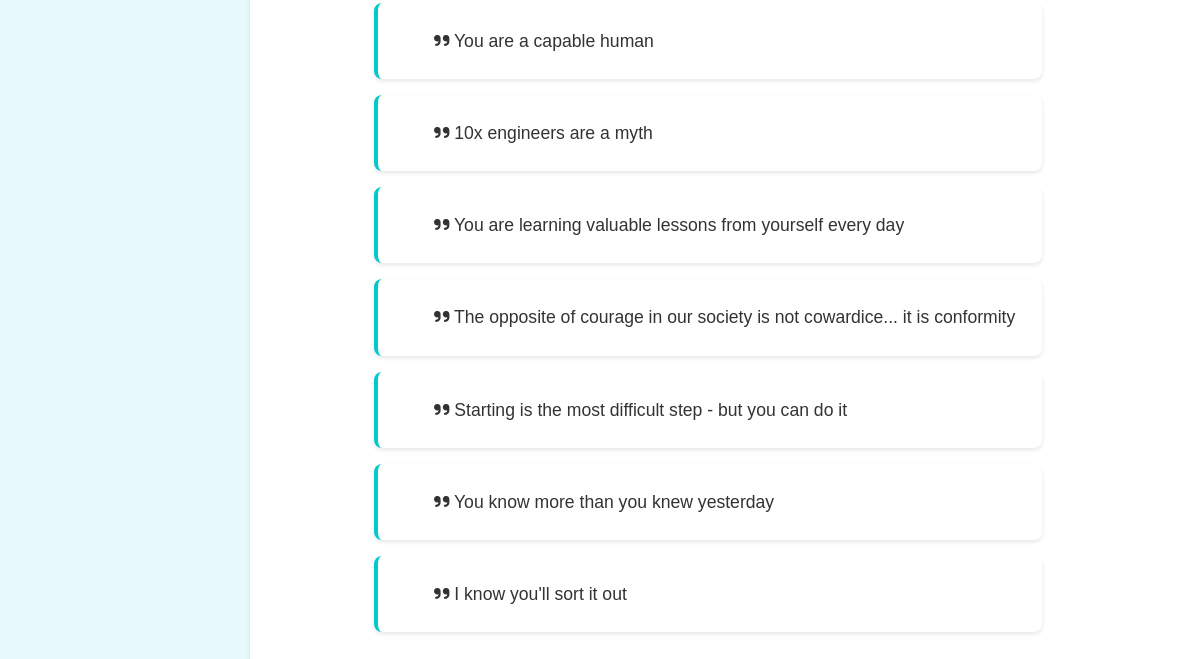
Before: /affirmations (lower part) with the older database file.
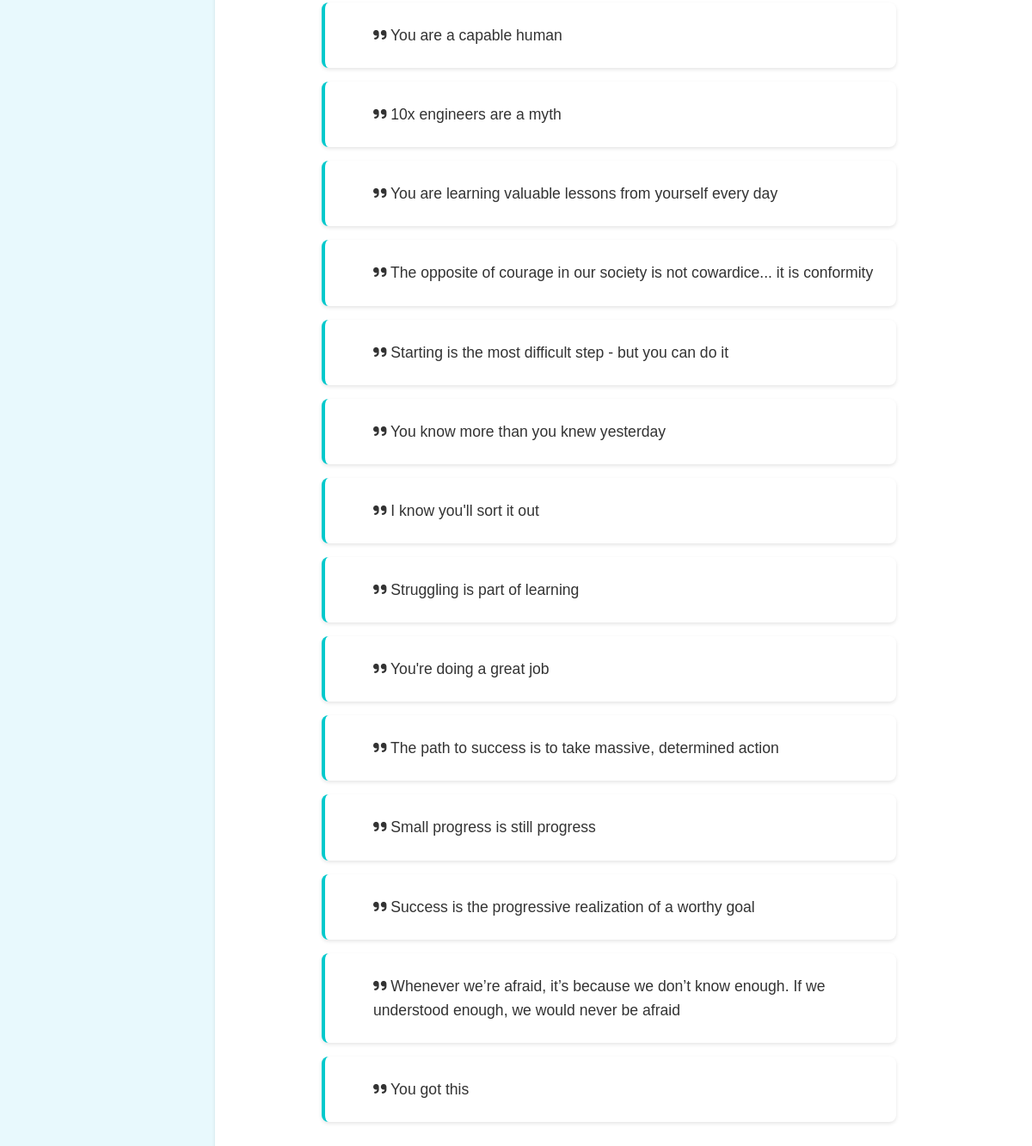
After: the same page with the newer database file.
### app.py (models this page shows)
class Affirmation(db.Model):
    id = db.Column(db.Integer, primary_key=True)
    message = db.Column(db.String(200), nullable=False)

### app.py (the view, shortened to what this page needs)
@app.route('/affirmations', methods=['GET', 'POST'])
def affirmations():
    all_affirmations = Affirmation.query.all()
    return render_template('affirmations.html', affirmations=all_affirmations)

### templates/affirmations.html (shortened to what this page needs)
{% extends "base.html" %}
{% block content %}
<div class="affirmations-page">
    <div class="affirmations-list-container">
        {% if affirmations %}
        <ul class="affirmations-list">
            {% for affirmation in affirmations %}
            <li class="affirmation-card">
                <div class="affirmation-content">
                    <i class="fas fa-quote-right affirmation-quote"></i>
                    {{ affirmation.message }}
                </div>
             </li>
            {% endfor %}
        </ul>
        {% else %}
        <div class="empty-affirmations">
            <i class="fas fa-comment-slash"></i>
            <p>No affirmations saved yet. Generate your first one!</p>
        </div>
        {% endif %}
    </div>
</div>
{% endblock %}

Changed rows visible on the page:
added Affirmation: message "Struggling is part of learning"
added Affirmation: message "You're doing a great job"
added Affirmation: message "The path to success is to take massive, determined action"
added Affirmation: message "Small progress is still progress"
added Affirmation: message "Success is the progressive realization of a worthy goal"
added Affirmation: message "Whenever we’re afraid, it’s because we don’t know enough. If we understood enough, we would never be afraid"
added Affirmation: message "You got this"
